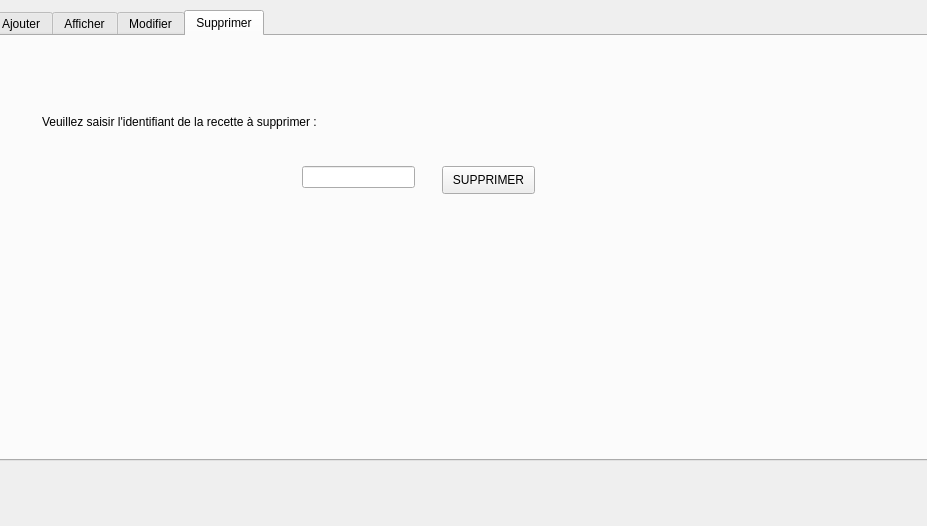
<?xml version="1.0" encoding="UTF-8"?>
<ui version="4.0">
 <class>gestion_recette</class>
 <widget class="QDialog" name="gestion_recette">
  <property name="geometry">
   <rect>
    <x>0</x>
    <y>0</y>
    <width>927</width>
    <height>526</height>
   </rect>
  </property>
  <property name="windowTitle">
   <string>Dialog</string>
  </property>
  <widget class="QTabWidget" name="tabWidget">
   <property name="geometry">
    <rect>
     <x>-10</x>
     <y>10</y>
     <width>941</width>
     <height>451</height>
    </rect>
   </property>
   <property name="currentIndex">
    <number>3</number>
   </property>
   <widget class="QWidget" name="tab">
    <attribute name="title">
     <string>Ajouter</string>
    </attribute>
    <widget class="QLabel" name="label">
     <property name="geometry">
      <rect>
       <x>240</x>
       <y>60</y>
       <width>121</width>
       <height>20</height>
      </rect>
     </property>
     <property name="text">
      <string>ID_RECETTE</string>
     </property>
    </widget>
    <widget class="QLabel" name="label_2">
     <property name="geometry">
      <rect>
       <x>230</x>
       <y>110</y>
       <width>121</width>
       <height>20</height>
      </rect>
     </property>
     <property name="text">
      <string>NOM_RECETTE</string>
     </property>
    </widget>
    <widget class="QLabel" name="label_3">
     <property name="geometry">
      <rect>
       <x>200</x>
       <y>160</y>
       <width>161</width>
       <height>20</height>
      </rect>
     </property>
     <property name="text">
      <string>CATEGORIE_RECETTE</string>
     </property>
    </widget>
    <widget class="QLabel" name="label_4">
     <property name="geometry">
      <rect>
       <x>190</x>
       <y>210</y>
       <width>171</width>
       <height>20</height>
      </rect>
     </property>
     <property name="text">
      <string>INGREDIENTS_RECETTE</string>
     </property>
    </widget>
    <widget class="QPushButton" name="pb_ajouter1">
     <property name="geometry">
      <rect>
       <x>500</x>
       <y>240</y>
       <width>93</width>
       <height>28</height>
      </rect>
     </property>
     <property name="text">
      <string>AJOUTER</string>
     </property>
    </widget>
    <widget class="QLineEdit" name="le_id1">
     <property name="geometry">
      <rect>
       <x>370</x>
       <y>60</y>
       <width>113</width>
       <height>22</height>
      </rect>
     </property>
    </widget>
    <widget class="QLineEdit" name="le_nom1">
     <property name="geometry">
      <rect>
       <x>370</x>
       <y>110</y>
       <width>113</width>
       <height>22</height>
      </rect>
     </property>
    </widget>
    <widget class="QLineEdit" name="la_categorie1">
     <property name="geometry">
      <rect>
       <x>370</x>
       <y>160</y>
       <width>113</width>
       <height>22</height>
      </rect>
     </property>
    </widget>
    <widget class="QLineEdit" name="les_ingredients">
     <property name="geometry">
      <rect>
       <x>370</x>
       <y>210</y>
       <width>113</width>
       <height>22</height>
      </rect>
     </property>
    </widget>
   </widget>
   <widget class="QWidget" name="tab_2">
    <attribute name="title">
     <string>Afficher</string>
    </attribute>
    <widget class="QTableView" name="tableView1">
     <property name="geometry">
      <rect>
       <x>20</x>
       <y>50</y>
       <width>631</width>
       <height>281</height>
      </rect>
     </property>
    </widget>
    <widget class="QPushButton" name="pb_pdf">
     <property name="geometry">
      <rect>
       <x>700</x>
       <y>110</y>
       <width>93</width>
       <height>28</height>
      </rect>
     </property>
     <property name="text">
      <string>PDF</string>
     </property>
    </widget>
    <widget class="QLabel" name="label_9">
     <property name="geometry">
      <rect>
       <x>700</x>
       <y>45</y>
       <width>141</width>
       <height>51</height>
      </rect>
     </property>
     <property name="text">
      <string>Génération PDF :</string>
     </property>
    </widget>
    <widget class="QPushButton" name="pushButton_4">
     <property name="geometry">
      <rect>
       <x>700</x>
       <y>220</y>
       <width>121</width>
       <height>28</height>
      </rect>
     </property>
     <property name="styleSheet">
      <string notr="true">background-color:red;</string>
     </property>
     <property name="text">
      <string>CONSULTER</string>
     </property>
    </widget>
    <widget class="QLabel" name="label_10">
     <property name="geometry">
      <rect>
       <x>700</x>
       <y>170</y>
       <width>91</width>
       <height>41</height>
      </rect>
     </property>
     <property name="text">
      <string>Statistiques :</string>
     </property>
    </widget>
    <widget class="QLabel" name="label_12">
     <property name="geometry">
      <rect>
       <x>670</x>
       <y>280</y>
       <width>191</width>
       <height>16</height>
      </rect>
     </property>
     <property name="text">
      <string>Imprimer la table RECETTE :</string>
     </property>
    </widget>
    <widget class="QPushButton" name="pb_imprimer_recette">
     <property name="geometry">
      <rect>
       <x>700</x>
       <y>320</y>
       <width>93</width>
       <height>28</height>
      </rect>
     </property>
     <property name="text">
      <string>IMPRIMER</string>
     </property>
    </widget>
   </widget>
   <widget class="QWidget" name="tab_3">
    <attribute name="title">
     <string>Modifier</string>
    </attribute>
    <widget class="QLabel" name="label_5">
     <property name="geometry">
      <rect>
       <x>220</x>
       <y>150</y>
       <width>211</width>
       <height>20</height>
      </rect>
     </property>
     <property name="text">
      <string>CATEGORIE_RECETTE</string>
     </property>
    </widget>
    <widget class="QLabel" name="label_6">
     <property name="geometry">
      <rect>
       <x>210</x>
       <y>200</y>
       <width>221</width>
       <height>20</height>
      </rect>
     </property>
     <property name="text">
      <string>INGREDIENTS_RECETTE</string>
     </property>
    </widget>
    <widget class="QLabel" name="label_7">
     <property name="geometry">
      <rect>
       <x>240</x>
       <y>50</y>
       <width>151</width>
       <height>20</height>
      </rect>
     </property>
     <property name="text">
      <string>ID_RECETTE</string>
     </property>
    </widget>
    <widget class="QLabel" name="label_8">
     <property name="geometry">
      <rect>
       <x>240</x>
       <y>100</y>
       <width>151</width>
       <height>20</height>
      </rect>
     </property>
     <property name="text">
      <string>NOM_RECETTE</string>
     </property>
    </widget>
    <widget class="QLineEdit" name="lineEdit1">
     <property name="geometry">
      <rect>
       <x>370</x>
       <y>50</y>
       <width>113</width>
       <height>22</height>
      </rect>
     </property>
    </widget>
    <widget class="QLineEdit" name="lineEdit_22">
     <property name="geometry">
      <rect>
       <x>370</x>
       <y>100</y>
       <width>113</width>
       <height>22</height>
      </rect>
     </property>
    </widget>
    <widget class="QLineEdit" name="lineEdit_33">
     <property name="geometry">
      <rect>
       <x>370</x>
       <y>150</y>
       <width>113</width>
       <height>22</height>
      </rect>
     </property>
    </widget>
    <widget class="QLineEdit" name="lineEdit_44">
     <property name="geometry">
      <rect>
       <x>370</x>
       <y>200</y>
       <width>113</width>
       <height>22</height>
      </rect>
     </property>
    </widget>
    <widget class="QPushButton" name="pb_modifier1">
     <property name="geometry">
      <rect>
       <x>500</x>
       <y>230</y>
       <width>93</width>
       <height>28</height>
      </rect>
     </property>
     <property name="text">
      <string>MODIFIER</string>
     </property>
    </widget>
   </widget>
   <widget class="QWidget" name="tab_4">
    <attribute name="title">
     <string>Supprimer</string>
    </attribute>
    <widget class="QLineEdit" name="text_delete1">
     <property name="geometry">
      <rect>
       <x>310</x>
       <y>130</y>
       <width>113</width>
       <height>22</height>
      </rect>
     </property>
    </widget>
    <widget class="QPushButton" name="pb_supprimer1">
     <property name="geometry">
      <rect>
       <x>450</x>
       <y>130</y>
       <width>93</width>
       <height>28</height>
      </rect>
     </property>
     <property name="text">
      <string>SUPPRIMER</string>
     </property>
    </widget>
    <widget class="QLabel" name="label_11">
     <property name="geometry">
      <rect>
       <x>50</x>
       <y>55</y>
       <width>361</width>
       <height>61</height>
      </rect>
     </property>
     <property name="text">
      <string>Veuillez saisir l'identifiant de la recette à supprimer :</string>
     </property>
    </widget>
   </widget>
  </widget>
 </widget>
 <resources/>
 <connections/>
</ui>
